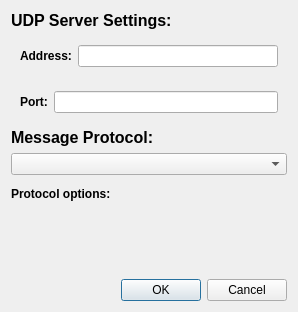
<?xml version="1.0" encoding="UTF-8"?>
<ui version="4.0">
 <class>GrpcDataStreamerDialog</class>
 <widget class="QWidget" name="GrpcDataStreamerDialog">
  <property name="geometry">
   <rect>
    <x>0</x>
    <y>0</y>
    <width>298</width>
    <height>312</height>
   </rect>
  </property>
  <property name="windowTitle">
   <string>UDP Server</string>
  </property>
  <layout class="QVBoxLayout" name="verticalLayout">
   <item>
    <widget class="QLabel" name="label">
     <property name="font">
      <font>
       <pointsize>12</pointsize>
       <bold>true</bold>
      </font>
     </property>
     <property name="text">
      <string>UDP Server Settings:</string>
     </property>
    </widget>
   </item>
   <item>
    <widget class="QWidget" name="widget_2" native="true">
     <layout class="QHBoxLayout" name="horizontalLayout_3">
      <item>
       <widget class="QLabel" name="label_5">
        <property name="font">
         <font>
          <bold>true</bold>
         </font>
        </property>
        <property name="text">
         <string>Address:</string>
        </property>
       </widget>
      </item>
      <item>
       <widget class="QLineEdit" name="lineEditAddress"/>
      </item>
     </layout>
    </widget>
   </item>
   <item>
    <widget class="QWidget" name="widget" native="true">
     <layout class="QHBoxLayout" name="horizontalLayout_2" stretch="0,1">
      <item>
       <widget class="QLabel" name="label_4">
        <property name="font">
         <font>
          <bold>true</bold>
         </font>
        </property>
        <property name="text">
         <string>Port:</string>
        </property>
       </widget>
      </item>
      <item>
       <widget class="QLineEdit" name="lineEditPort">
        <property name="text">
         <string/>
        </property>
       </widget>
      </item>
     </layout>
    </widget>
   </item>
   <item>
    <widget class="QLabel" name="label_2">
     <property name="font">
      <font>
       <pointsize>12</pointsize>
       <bold>true</bold>
      </font>
     </property>
     <property name="text">
      <string>Message Protocol:</string>
     </property>
    </widget>
   </item>
   <item>
    <widget class="QComboBox" name="comboBoxProtocol"/>
   </item>
   <item>
    <widget class="QWidget" name="boxOptions" native="true">
     <layout class="QVBoxLayout" name="layoutOptions">
      <property name="leftMargin">
       <number>0</number>
      </property>
      <property name="topMargin">
       <number>6</number>
      </property>
      <property name="rightMargin">
       <number>0</number>
      </property>
      <property name="bottomMargin">
       <number>6</number>
      </property>
      <item>
       <widget class="QLabel" name="label_3">
        <property name="font">
         <font>
          <bold>true</bold>
         </font>
        </property>
        <property name="text">
         <string>Protocol options:</string>
        </property>
       </widget>
      </item>
     </layout>
    </widget>
   </item>
   <item>
    <spacer name="verticalSpacer">
     <property name="orientation">
      <enum>Qt::Vertical</enum>
     </property>
     <property name="sizeHint" stdset="0">
      <size>
       <width>20</width>
       <height>40</height>
      </size>
     </property>
    </spacer>
   </item>
   <item>
    <widget class="QDialogButtonBox" name="buttonBox">
     <property name="standardButtons">
      <set>QDialogButtonBox::Cancel|QDialogButtonBox::Ok</set>
     </property>
    </widget>
   </item>
  </layout>
 </widget>
 <resources/>
 <connections/>
</ui>
